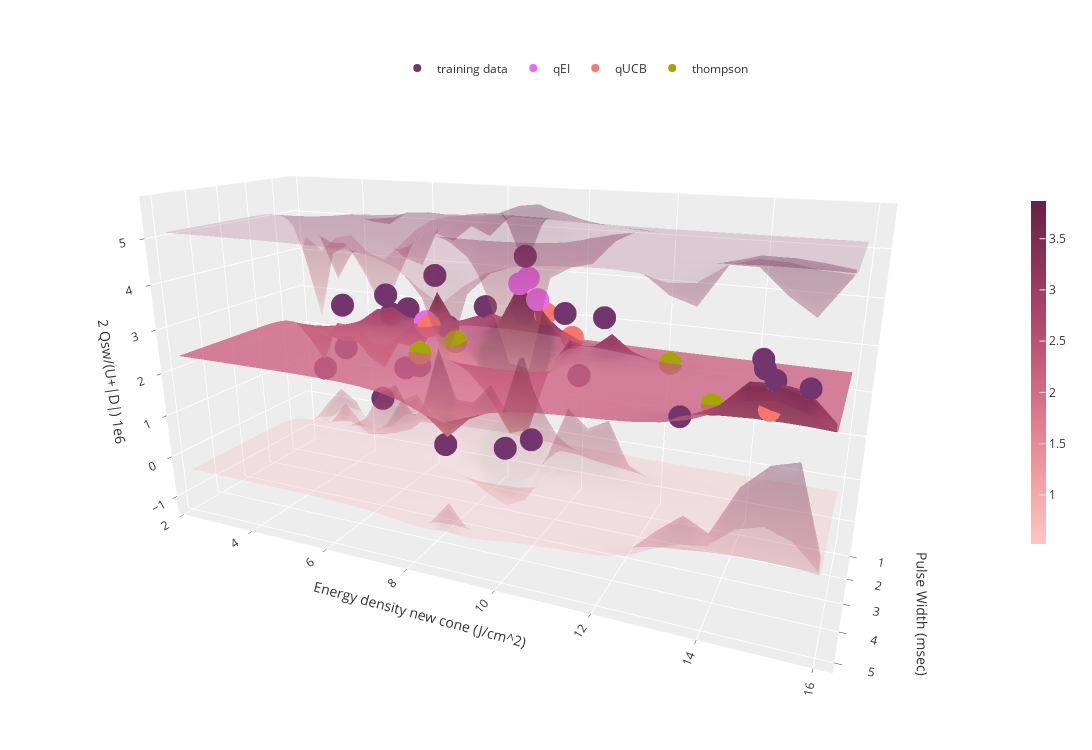

The cell this chart's notebook holds for it:
### Code cell
raw_train_x, raw_test_grid = scaler.inverse_transform(train_x), scaler.inverse_transform(test_grid) # undo scaling
vis_acq(raw_train_x, train_y, raw_test_grid, pred_labels, upper_surf, lower_surf, acqs_mc)

### Figure 1 — Plotly figure (JSON) as saved in the notebook; plotly's stock layout.template omitted (floating-point values rounded to 4 significant figures; data arrays with more than 128 entries replaced by an {"elided": "..."} marker saying what was removed)
{"data": [{"colorbar": {"len": 0.5, "thickness": 15}, "colorscale": [[0, "rgb(255, 198, 196)"], [0.1667, "rgb(244, 163, 168)"], [0.3333, "rgb(227, 129, 145)"], [0.5, "rgb(204, 96, 125)"], [0.6667, "rgb(173, 70, 108)"], [0.8333, "rgb(139, 48, 88)"], [1, "rgb(103, 32, 68)"]], "name": "GP regression", "opacity": 0.8, "x": [0.3393, 0.5055, 0.6718, 0.8381, 1.004, 1.171, 1.337, 1.503, 1.669, 1.836, 2.002, 2.168, 2.334, 2.501, 2.667, 2.833, 2.999, 3.166, 3.332, 3.498, 3.664, 3.831, 3.997, 4.163, 4.329, 4.496, 4.662, 4.828, 4.994, 5.161], "y": [2.276, 2.746, 3.215, 3.685, 4.154, 4.624, 5.094, 5.563, 6.033, 6.502, 6.972, 7.441, 7.911, 8.381, 8.85, 9.32, 9.789, 10.26, 10.73, 11.2, 11.67, 12.14, 12.61, 13.08, 13.55, 14.02, 14.49, 14.95, 15.42, 15.89], "z": {"elided": "30x30 float values"}, "type": "surface"}, {"colorscale": [[0, "rgb(255, 198, 196)"], [0.1667, "rgb(244, 163, 168)"], [0.3333, "rgb(227, 129, 145)"], [0.5, "rgb(204, 96, 125)"], [0.6667, "rgb(173, 70, 108)"], [0.8333, "rgb(139, 48, 88)"], [1, "rgb(103, 32, 68)"]], "opacity": 0.2, "showscale": false, "x": [0.3393, 0.5055, 0.6718, 0.8381, 1.004, 1.171, 1.337, 1.503, 1.669, 1.836, 2.002, 2.168, 2.334, 2.501, 2.667, 2.833, 2.999, 3.166, 3.332, 3.498, 3.664, 3.831, 3.997, 4.163, 4.329, 4.496, 4.662, 4.828, 4.994, 5.161], "y": [2.276, 2.746, 3.215, 3.685, 4.154, 4.624, 5.094, 5.563, 6.033, 6.502, 6.972, 7.441, 7.911, 8.381, 8.85, 9.32, 9.789, 10.26, 10.73, 11.2, 11.67, 12.14, 12.61, 13.08, 13.55, 14.02, 14.49, 14.95, 15.42, 15.89], "z": {"elided": "30x30 float values"}, "type": "surface"}, {"colorscale": [[0, "rgb(255, 198, 196)"], [0.1667, "rgb(244, 163, 168)"], [0.3333, "rgb(227, 129, 145)"], [0.5, "rgb(204, 96, 125)"], [0.6667, "rgb(173, 70, 108)"], [0.8333, "rgb(139, 48, 88)"], [1, "rgb(103, 32, 68)"]], "opacity": 0.2, "showscale": false, "x": [0.3393, 0.5055, 0.6718, 0.8381, 1.004, 1.171, 1.337, 1.503, 1.669, 1.836, 2.002, 2.168, 2.334, 2.501, 2.667, 2.833, 2.999, 3.166, 3.332, 3.498, 3.664, 3.831, 3.997, 4.163, 4.329, 4.496, 4.662, 4.828, 4.994, 5.161], "y": [2.276, 2.746, 3.215, 3.685, 4.154, 4.624, 5.094, 5.563, 6.033, 6.502, 6.972, 7.441, 7.911, 8.381, 8.85, 9.32, 9.789, 10.26, 10.73, 11.2, 11.67, 12.14, 12.61, 13.08, 13.55, 14.02, 14.49, 14.95, 15.42, 15.89], "z": {"elided": "30x30 float values"}, "type": "surface"}, {"marker": {"color": "#72356c"}, "mode": "markers", "name": "training data", "x": [0.5, 0.5, 1.0, 1.0, 1.5, 1.5, 5.0, 5.0, 0.5, 5.0, 2.0, 0.5, 0.5, 0.5, 1.0, 1.0, 2.0, 2.0, 2.0, 2.0, 5.0, 5.0, 5.0, 1.17, 1.33, 0.9], "y": [2.73, 3.4, 3.79, 6.44, 5.36, 8.99, 8.8, 14.67, 5.24, 14.89, 10.13, 4.51, 5.37, 4.88, 6.76, 7.77, 8.73, 9.38, 10.48, 11.01, 14.71, 15.44, 13.37, 8.85, 8.85, 5.89], "z": [0.873, 2.677, 1.699, 3.805, 3.335, 4.535, 1.363, 3.841, 1.201, 3.514, 3.471, 0.2633, 2.775, 2.591, 2.58, 3.174, 0.1315, 0.4512, 2.127, 3.468, 3.686, 3.446, 2.652, 3.15, 3.285, 1.455], "type": "scatter3d"}, {"mode": "markers", "name": "qEI", "x": [1.5, 1.47, 1.39, 1.47], "y": [8.86, 9.05, 6.37, 9.28], "z": [3.91, 4.05, 2.75, 3.58], "type": "scatter3d"}, {"mode": "markers", "name": "qUCB", "x": [4.66, 1.48, 1.2, 1.45], "y": [14.8, 6.52, 10.02, 9.46], "z": [2.87, 2.69, 2.73, 3.28], "type": "scatter3d"}, {"mode": "markers", "name": "thompson", "x": [1.7, 2.59, 1.51, 3.53], "y": [7.33, 6.89, 12.34, 13.64], "z": [2.45, 2.36, 2.5, 2.43], "type": "scatter3d"}], "layout": {"margin": {"r": 20, "l": 10, "b": 15, "t": 10}, "legend": {"orientation": "h", "yanchor": "bottom", "y": 0.9, "xanchor": "right", "x": 0.75}, "width": 1200, "height": 750, "scene": {"xaxis": {"title": {"text": "Pulse Width (msec)"}}, "yaxis": {"title": {"text": "Energy density new cone (J/cm^2)"}}, "zaxis": {"title": {"text": "2 Qsw/(U+|D|) 1e6"}}, "camera": {"up": {"x": 0, "y": 0, "z": 1}, "center": {"x": 0, "y": 0, "z": 0}, "eye": {"x": 2, "y": 0.9, "z": 0.7}}}}}
